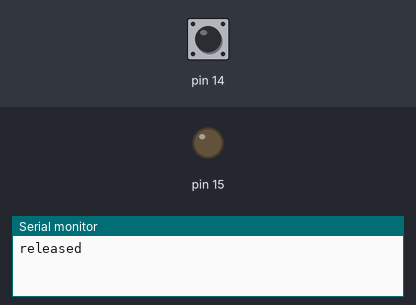
Bench run of a sketch on a simulated Arduino Uno, built with avr-gcc and run on an emulated ATmega328P. Shown: output pins drawn as LEDs (lit = HIGH), the last lines printed to the serial monitor. Inputs (shaded band) come from the test bench; at power-on: pin 14 HIGH.

Above: at 1.2 s.
1.3 s: pin 14 pulled LOW for 0.15 s
At 1.38 s:
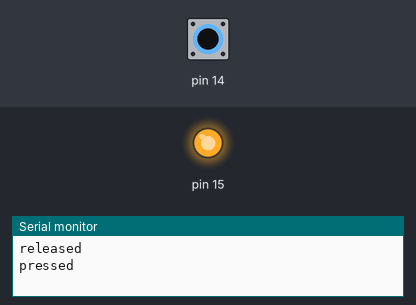
2.9 s: pin 14 pulled LOW for 3.2 s
At 6.5 s:
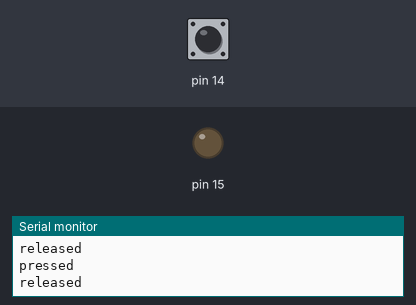
Timing chart, 0 to 8.0 s (numbered marks = the images above; inputs shaded):
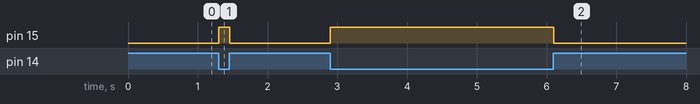

Measured:
- after the input at 1.3 s, pin 15: LOW → HIGH at once, → LOW 0.16 s later
- after the input at 2.9 s, pin 15: LOW → HIGH at once, → LOW 3.2 s later

The sketch:

pico-button.ino
```cpp
int last = -1;
void setup() { Serial.begin(115200); while (!Serial && millis() < 5000) delay(10); pinMode(14, INPUT_PULLUP); pinMode(15, OUTPUT); }
void loop() {
  int pressed = digitalRead(14) == LOW;
  digitalWrite(15, pressed ? HIGH : LOW);
  if (pressed != last) { Serial.println(pressed ? "pressed" : "released"); last = pressed; }
  delay(20);
}
```
